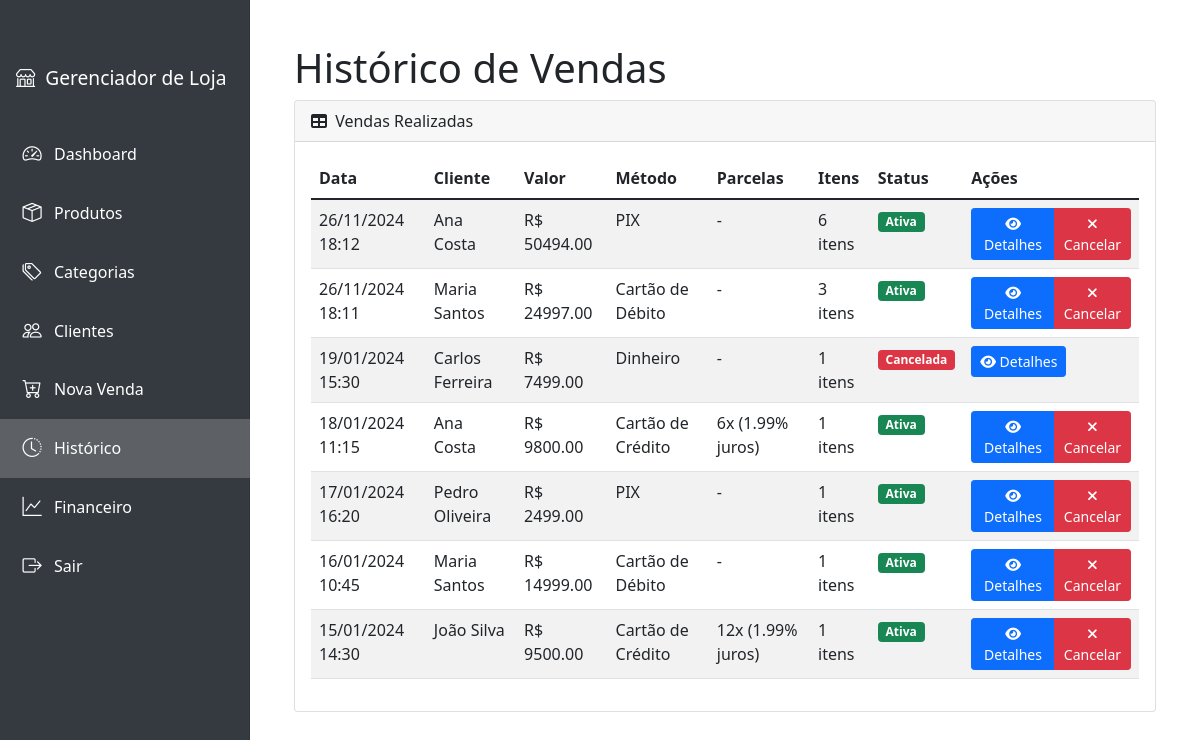
Page /sales/history (signed in) on the committed database.
### app/models.py (models this page shows, shortened)
class Sale(db.Model):
    id = db.Column(db.Integer, primary_key=True)
    date = db.Column(db.DateTime, nullable=False, default=datetime.utcnow)
    customer_id = db.Column(db.Integer, db.ForeignKey('customer.id'), nullable=True)
    customer = db.relationship('Customer', backref=db.backref('sales', lazy=True))
    user_id = db.Column(db.Integer, db.ForeignKey('user.id'), nullable=False)
    user = db.relationship('User', backref=db.backref('sales', lazy=True))
    payment_method = db.Column(db.String(50), nullable=False)
    installments = db.Column(db.Integer, default=1)
    has_interest = db.Column(db.Boolean, default=False)
    interest_rate = db.Column(db.Float, default=0)
    subtotal = db.Column(db.Float, nullable=False)
    total_amount = db.Column(db.Float, nullable=False)
    notes = db.Column(db.Text)
    status = db.Column(db.String(20), default='active')
    cancelled_at = db.Column(db.DateTime, nullable=True)
    cancellation_reason = db.Column(db.Text)
    items = db.relationship('SaleItem', backref='sale', lazy=True)
    @property
    def payment_method_display(self):
        methods = {
            'credit_card': 'Cartão de Crédito',
            'debit_card': 'Cartão de Débito',
            'money': 'Dinheiro',
            'pix': 'PIX',
            'bank_transfer': 'Transferência Bancária'
        }
        return methods.get(self.payment_method, self.payment_method)

class Customer(db.Model):
    id = db.Column(db.Integer, primary_key=True)
    name = db.Column(db.String(100), nullable=False)
    email = db.Column(db.String(120), unique=True, nullable=True)
    phone = db.Column(db.String(20), nullable=True)
    address = db.Column(db.String(200), nullable=True)
    notes = db.Column(db.Text, nullable=True)
    active = db.Column(db.Boolean, default=True, nullable=False)
    inactivated_at = db.Column(db.DateTime, nullable=True)
    inactivation_reason = db.Column(db.Text, nullable=True)
    created_at = db.Column(db.DateTime, nullable=False, default=datetime.utcnow)
    updated_at = db.Column(db.DateTime, nullable=False, default=datetime.utcnow, onupdate=datetime.utcnow)

### app/routes.py (the view)
@sales.route('/history')
@login_required
def sale_history():
    sales = Sale.query.order_by(Sale.date.desc()).all()
    return render_template('sales/sale_history.html', sales=sales)

### app/models.py (called while the page is built)
@login_manager.user_loader
def load_user(user_id):
    return User.query.get(int(user_id))

    @property
    def subtotal(self):
        return self.quantity * self.price

### app/templates/sales/sale_history.html (shortened to what this page needs)
{% extends "base.html" %}
{% block content %}
<div class="container-fluid px-4">
    <h1 class="mt-4">Histórico de Vendas</h1>
    <div class="card mb-4">
        <div class="card-header">
            <i class="fas fa-table me-1"></i>
            Vendas Realizadas
        </div>
        <div class="card-body">
            <table id="salesTable" class="table table-striped">
                <thead>
                    <tr>
                        <th>Data</th>
                        <th>Cliente</th>
                        <th>Valor</th>
                        <th>Método</th>
                        <th>Parcelas</th>
                        <th>Itens</th>
                        <th>Status</th>
                        <th>Ações</th>
                    </tr>
                </thead>
                <tbody>
                    {% for sale in sales %}
                    <tr>
                        <td>{{ sale.date.strftime('%d/%m/%Y %H:%M') }}</td>
                        <td>{{ sale.customer.name if sale.customer else 'N/A' }}</td>
                        <td>R$ {{ "%.2f"|format(sale.total_amount) }}</td>
                        <td>{{ sale.payment_method_display }}</td>
                        <td>
                            {% if sale.payment_method == 'credit_card' %}
                                {{ sale.installments }}x
                                {% if sale.interest_rate > 0 %}
                                    ({{ sale.interest_rate }}% juros)
                                {% else %}
                                    (sem juros)
                                {% endif %}
                            {% else %}
                                -
                            {% endif %}
                        </td>
                        <td>
                            {% set total_items = namespace(value=0) %}
                            {% for item in sale.items %}
                                {% set total_items.value = total_items.value + item.quantity %}
                            {% endfor %}
                            {{ total_items.value }} itens
                        </td>
                        <td>
                            {% if sale.status == 'active' %}
                            <span class="badge bg-success">Ativa</span>
                            {% else %}
                            <span class="badge bg-danger">Cancelada</span>
                            {% endif %}
                        </td>
                        <td>
                            <div class="btn-group" role="group">
                                <button type="button" class="btn btn-primary btn-sm" data-bs-toggle="modal" data-bs-target="#detailsModal{{ sale.id }}" title="Ver Detalhes">
                                    <i class="fas fa-eye"></i> Detalhes
                                </button>
                                {% if sale.status == 'active' %}
                                <button type="button" class="btn btn-danger btn-sm" data-bs-toggle="modal" data-bs-target="#cancelModal{{ sale.id }}" title="Cancelar Venda">
                                    <i class="fas fa-times"></i> Cancelar
                                </button>
                                {% endif %}
                            </div>
                        </td>
                    </tr>
                    {% endfor %}
                </tbody>
            </table>
        </div>
    </div>
</div>
{% endblock %}

### rows in the picture
Sale: date "26/11/2024 18:12", customer "Ana Costa", total_amount "50494.00", payment_method_display "PIX", value "6", status "Ativa"
Sale: date "26/11/2024 18:11", customer "Maria Santos", total_amount "24997.00", payment_method_display "Cartão de Débito", value "3", status "Ativa"
Sale: date "19/01/2024 15:30", customer "Carlos Ferreira", total_amount "7499.00", payment_method_display "Dinheiro", value "1", status "Cancelada"
Sale: date "18/01/2024 11:15", customer "Ana Costa", total_amount "9800.00", payment_method_display "Cartão de Crédito", installments "6", interest_rate "1.99", value "1", status "Ativa"
Sale: date "17/01/2024 16:20", customer "Pedro Oliveira", total_amount "2499.00", payment_method_display "PIX", value "1", status "Ativa"
Sale: date "16/01/2024 10:45", customer "Maria Santos", total_amount "14999.00", payment_method_display "Cartão de Débito", value "1", status "Ativa"
Sale: date "15/01/2024 14:30", customer "João Silva", total_amount "9500.00", payment_method_display "Cartão de Crédito", installments "12", interest_rate "1.99", value "1", status "Ativa"
